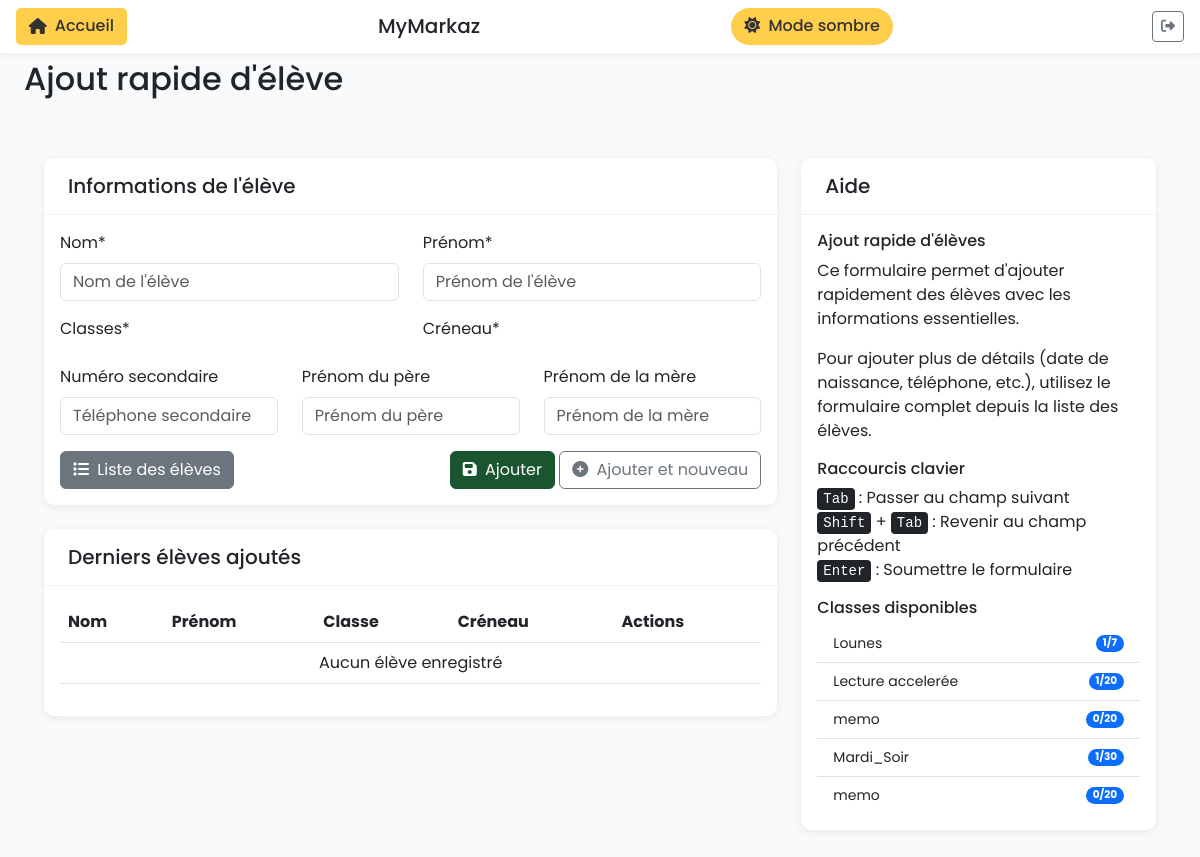
The page /eleves/ajout-rapide/ (signed in) on the database its author committed.
### ecole_app/models.py (models this page shows, shortened)
class SiteConfig(models.Model):
    key = models.CharField(max_length=50, unique=True)
    value = models.CharField(max_length=255, default='default')
    @classmethod
    def get_site_name(cls):
        site_config = cls.objects.filter(key='site_name').first()
        return site_config.value if site_config else 'École Markaz'
    class Meta:
        verbose_name = "Configuration du site"
        verbose_name_plural = "Configurations du site"

class Classe(models.Model):
    composante = models.ForeignKey(Composante, on_delete=models.CASCADE, related_name='classes', null=True, blank=True)
    nom = models.CharField(max_length=100)
    professeur = models.ForeignKey(Professeur, on_delete=models.SET_NULL, null=True, related_name='classes')
    creneau = models.ForeignKey(Creneau, on_delete=models.SET_NULL, null=True, related_name='classes')
    capacite = models.IntegerField(default=20)
    annee_scolaire = models.ForeignKey(AnneeScolaire, on_delete=models.SET_NULL, null=True, blank=True, related_name='classes')
    date_creation = models.DateTimeField(auto_now_add=True)
    def get_total_eleves(self):
        eleves_fk_count = self.eleves.filter(archive=False).count()
        eleves_m2m_count = self.eleves_multi.filter(archive=False).count()
        return eleves_fk_count + eleves_m2m_count
    class Meta:
        verbose_name = "Classe"
        verbose_name_plural = "Classes"

### ecole_app/main_views.py (the view)
# urls.py: path('eleves/ajout-rapide/', main_views.ajout_rapide_eleve, name='ajout_rapide_eleve'),
@login_required
def ajout_rapide_eleve(request):
    if request.method == 'POST':
        form = EleveRapideForm(request.POST, request=request)
        if form.is_valid():
            eleve = form.save()
            messages.success(request, f'L\'élève {eleve} a été ajouté avec succès !')
            return redirect('ajout_rapide_eleve')
    else:
        form = EleveRapideForm(request=request)
    context = {
        'form': form,
        'classes': Classe.objects.all(),
        'creneaux': Creneau.objects.all(),
    }
    return render(request, 'ecole_app/eleves/ajout_rapide.html', context)

### ecole_app/context_processors.py (called while the page is built)
def site_name(request):
    return {
        'site_name': SiteConfig.get_site_name()
    }

### ecole_app/templates/ecole_app/eleves/ajout_rapide.html (shortened to what this page needs)
{% extends 'ecole_app/base.html' %}
{% block page_title %}Ajout rapide d'élève{% endblock %}
{% block content %}
<div class="row justify-content-center">
    <div class="col-md-8">
        <div class="card">
            <div class="card-header">
                <h5 class="card-title mb-0">Informations de l'élève</h5>
            </div>
            <div class="card-body">
                <form method="post" id="formAjoutEleve" autocomplete="off">
                    <div class="row mb-3">
                        <div class="col-md-6">
                            <label for="{{ form.nom.id_for_label }}" class="form-label">Nom*</label>
                            {{ form.nom }}
                        </div>
                        <div class="col-md-6">
                            <label for="{{ form.prenom.id_for_label }}" class="form-label">Prénom*</label>
                            {{ form.prenom }}
                        </div>
                    </div>
                    <div class="row mb-3">
                        <div class="col-md-6">
                            <label for="{{ form.classes.id_for_label }}" class="form-label">Classes*</label>
                        </div>
                        <div class="col-md-6">
                            <label for="{{ form.creneau.id_for_label }}" class="form-label">Créneau*</label>
                        </div>
                    </div>
                    <div class="row mb-3">
                        <div class="col-md-4">
                            <label for="{{ form.telephone_secondaire.id_for_label }}" class="form-label">Numéro secondaire</label>
                            {{ form.telephone_secondaire }}
                        </div>
                        <div class="col-md-4">
                            <label for="{{ form.prenom_pere.id_for_label }}" class="form-label">Prénom du père</label>
                            {{ form.prenom_pere }}
                        </div>
                        <div class="col-md-4">
                            <label for="{{ form.prenom_mere.id_for_label }}" class="form-label">Prénom de la mère</label>
                            {{ form.prenom_mere }}
                        </div>
                    </div>
                    <div class="d-flex justify-content-between">
                        <a href="{% url 'liste_eleves' %}" class="btn btn-secondary">
                            <i class="fas fa-list me-1"></i> Liste des élèves
                        </a>
                        <div>
                            <button type="submit" class="btn btn-primary" id="btnAjouter">
                                <i class="fas fa-save me-1"></i> Ajouter
                            </button>
                            <button type="button" class="btn btn-outline-secondary" id="btnAjouterEtNouveau">
                                <i class="fas fa-plus-circle me-1"></i> Ajouter et nouveau
                            </button>
                        </div>
                    </div>
                </form>
            </div>
        </div>
        <div class="card mt-4">
            <div class="card-header">
                <h5 class="card-title mb-0">Derniers élèves ajoutés</h5>
            </div>
            <div class="card-body">
                <div class="table-responsive">
                    <table class="table table-hover">
                        <thead>
                            <tr>
                                <th>Nom</th>
                                <th>Prénom</th>
                                <th>Classe</th>
                                <th>Créneau</th>
                                <th>Actions</th>
                            </tr>
                        </thead>
                        <tbody>
                            {% for eleve in eleves|slice:":5" %}
                            <tr>
                                <td>{{ eleve.nom }}</td>
                                <td>{{ eleve.prenom }}</td>
                                <td>{{ eleve.classe.nom|default:"-" }}</td>
                                <td>{{ eleve.creneau.nom|default:"-" }}</td>
                                <td>
                                    <a href="{% url 'detail_eleve' eleve.id %}" class="btn btn-sm btn-outline-primary" title="Voir détails de l'élève">
                                        <i class="fas fa-eye" aria-hidden="true"></i>
                                        <span class="visually-hidden">Voir détails</span>
                                    </a>
                                </td>
                            </tr>
                            {% empty %}
                            <tr>
                                <td colspan="5" class="text-center">Aucun élève enregistré</td>
                            </tr>
                            {% endfor %}
                        </tbody>
                    </table>
                </div>
            </div>
        </div>
    </div>
    <div class="col-md-4">
        <div class="card">
            <div class="card-header">
                <h5 class="card-title mb-0">Aide</h5>
            </div>
            <div class="card-body">
                <h6>Ajout rapide d'élèves</h6>
                <p>Ce formulaire permet d'ajouter rapidement des élèves avec les informations essentielles.</p>
                <p>Pour ajouter plus de détails (date de naissance, téléphone, etc.), utilisez le formulaire complet depuis la liste des élèves.</p>
                <h6 class="mt-3">Raccourcis clavier</h6>
                <ul class="list-unstyled">
                    <li><kbd>Tab</kbd> : Passer au champ suivant</li>
                    <li><kbd>Shift</kbd> + <kbd>Tab</kbd> : Revenir au champ précédent</li>
                    <li><kbd>Enter</kbd> : Soumettre le formulaire</li>
                </ul>
                <h6 class="mt-3">Classes disponibles</h6>
                <ul class="list-group list-group-flush small">
                    {% for classe in classes %}
                    <li class="list-group-item d-flex justify-content-between align-items-center">
                        {{ classe.nom }}
                        <span class="badge bg-primary rounded-pill">{{ classe.get_total_eleves }}/{{ classe.capacite }}</span>
                    </li>
                    {% empty %}
                    <li class="list-group-item text-center">Aucune classe disponible</li>
                    {% endfor %}
                </ul>
            </div>
        </div>
    </div>
</div>
{% endblock %}

### ecole_app/templates/ecole_app/base.html (shortened to what this page needs)
<!DOCTYPE html>
<html lang="fr">
<head>
    <link href="https://cdn.jsdelivr.net/npm/bootstrap@5.3.0/dist/css/bootstrap.min.css" rel="stylesheet">
    <link rel="stylesheet" href="https://cdnjs.cloudflare.com/ajax/libs/font-awesome/6.4.0/css/all.min.css">
    {% load static %}
    <link href="{% static 'ecole_app/css/composante.css' %}" rel="stylesheet">
    <link href="{% static 'ecole_app/css/custom-styles.css' %}" rel="stylesheet">
</head>
<body>
    <div class="top-nav fixed-top">
        {% if request.user.professeur %}
        <a href="{% url 'dashboard_professeur' %}" class="back-button">
            <i class="fas fa-home"></i> Accueil
        </a>
        {% elif request.user.eleve %}
        <a href="{% url 'dashboard_eleve' %}" class="back-button">
            <i class="fas fa-home"></i> Accueil
        </a>
        {% else %}
        <a href="{% url 'dashboard' %}" class="back-button">
            <i class="fas fa-home"></i> Accueil
        </a>
        {% endif %}
        <h5 class="mb-0 d-flex align-items-center" style="gap: 0.5rem;">
            {{ site_name }}
        </h5>
        <button class="mode-toggle" id="toggleDarkMode">
            <i class="fas fa-sun me-1"></i> Mode sombre
        </button>
        {% if request.user.is_authenticated %}
        <a href="{% url 'logout' %}" class="btn btn-sm btn-outline-secondary ms-2" title="Déconnexion">
            <i class="fas fa-sign-out-alt"></i>
        </a>
        {% endif %}
    </div>
    <div class="container-fluid">
        <div class="row">
            <main class="col-12 px-md-4 main-content">
                <div class="dashboard-header">
                    <h2>{% block page_title %}{% endblock %}</h2>
                </div>
                <div class="content">
                    {% block content %}{% endblock %}
                </div>
            </main>
        </div>
    </div>
    <link rel="stylesheet" type="text/css" href="https://cdn.datatables.net/1.10.24/css/dataTables.bootstrap5.min.css">
</body>
</html>

### ecole_app/templates/ecole_app/base.html (style rules this page uses)
:root { --primary-green: #1b5530; --light-green: #22693c; --yellow-accent: #ffce4b; --text-light: #ffffff; --bg-light: #f8fafb; }
body { font-family: 'Poppins', sans-serif; background-color: var(--bg-light); }
.content { padding: 20px; }
.dashboard-header { margin-bottom: 2rem; display: flex; justify-content: space-between; align-items: center; }
.card { border: none; border-radius: 10px; box-shadow: 0 2px 8px rgba(0,0,0,0.08); margin-bottom: 1.5rem; }
.card-header { background-color: white; border-bottom: 1px solid rgba(0,0,0,0.05); padding: 1rem 1.5rem; font-weight: 600; border-radius: 10px 10px 0 0 !important; }
.btn-primary { background-color: var(--primary-green); border-color: var(--primary-green); }
.top-nav { background-color: white; padding: 0.5rem 1rem; display: flex; justify-content: space-between; align-items: center; border-bottom: 1px solid rgba(0,0,0,0.05); box-shadow: 0 2px 5px rgba(0,0,0,0.05); }
.main-content { margin-top: 60px; }
.mode-toggle { background-color: var(--yellow-accent); color: #333; border: none; padding: 0.4rem 0.8rem; border-radius: 20px; font-weight: 500; }
.back-button { background-color: var(--yellow-accent); color: #333; border: none; padding: 0.4rem 0.8rem; border-radius: 5px; font-weight: 500; text-decoration: none; display: inline-flex; align-items: center; gap: 0.5rem; }

### rows shown on the page
SiteConfig: value "MyMarkaz"
Classe: nom "Lounes", get_total_eleves "1", capacite "7"
Classe: nom "Lecture accelerée", get_total_eleves "1", capacite "20"
Classe: nom "memo", get_total_eleves "0", capacite "20"
Classe: nom "Mardi_Soir", get_total_eleves "1", capacite "30"
Classe: nom "memo", get_total_eleves "0", capacite "20"
